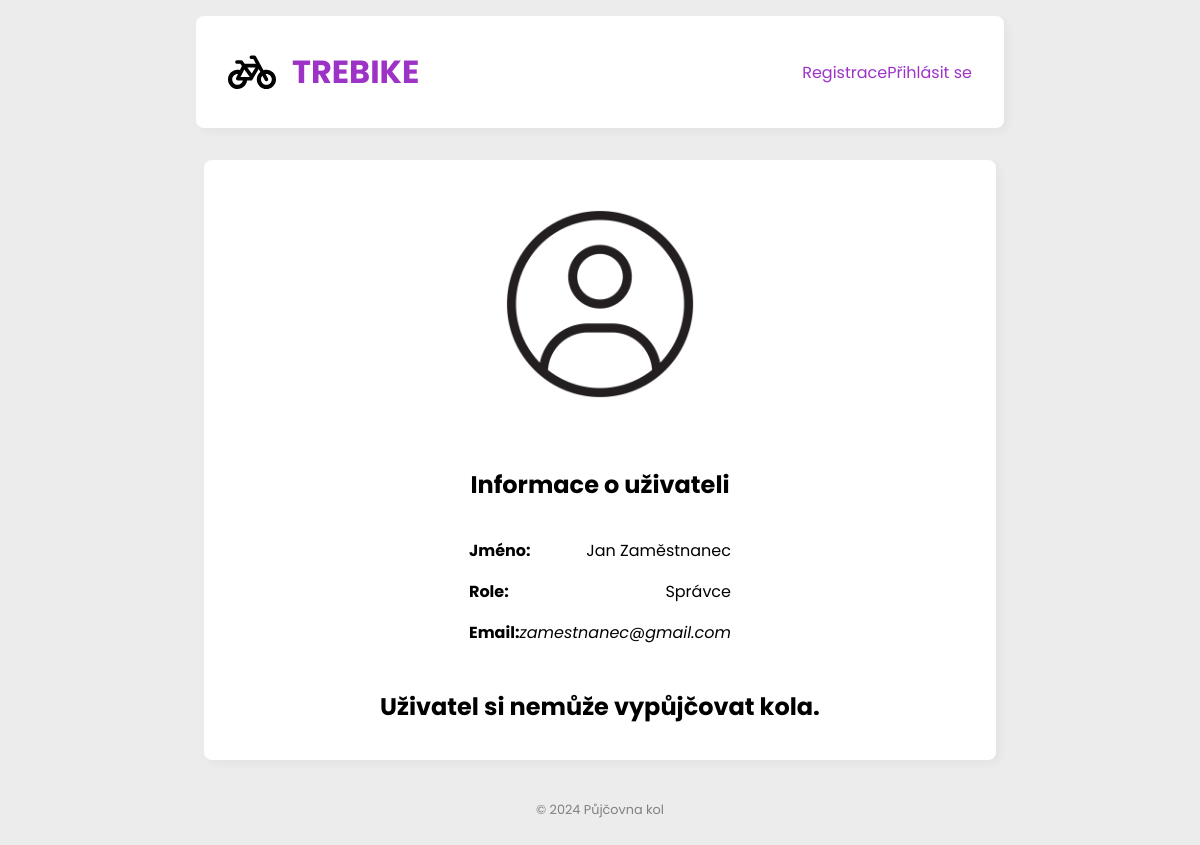
/profile/2, run on an earlier commit of the app's database.
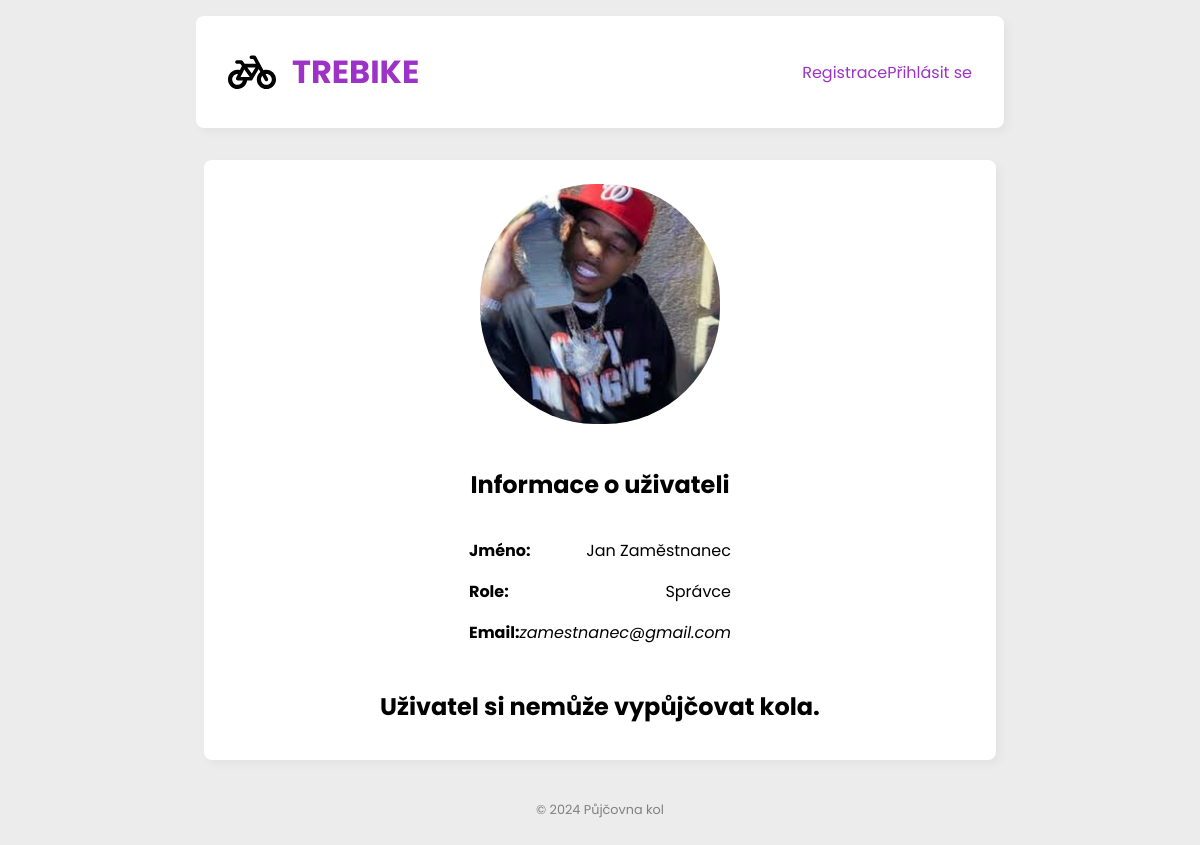
And on a later commit of the database.
### tables this page shows
CREATE TABLE users (
    id INTEGER PRIMARY KEY AUTOINCREMENT,
    first_name VARCHAR NOT NULL,
    last_name VARCHAR NOT NULL,
    email VARCHAR NOT NULL,
    password VARCHAR NOT NULL,
    role INTEGER NOT NULL,
    avatar VARCHAR,
    created_at TIMESTAMP NOT NULL,
    updated_at TIMESTAMP NOT NULL
);

### app.py (the view)
@app.route('/profile/<user_id>')
def view_profile_page(user_id):
    user = UserService.getByID(user_id)
    bikes = BikeEventService.getRentedBikesByID(user_id)
    return render_template("profile.jinja", user=user, bikes=bikes, getReliability=UserService.getReliability)

### app.py (called while the page is built)
@app.before_request
def before_request():
    BikeEventService.check_rents()

### database/database.py (called while the page is built)
def get_db():
    if 'db' not in g:
        project_root = os.path.dirname(os.path.realpath(__file__))
        database_path = os.path.join(project_root, '..', current_app.config['DATABASE'])
        g.db = sqlite3.connect(
            database_path,
            detect_types=sqlite3.PARSE_DECLTYPES
        )
        g.db.row_factory = sqlite3.Row
        g.db.set_trace_callback(print)
    return g.db

### service/bike_event_service.py (called while the page is built, shortened)
    @staticmethod
    def getRentedBikesByID(user_id):
        db = get_db()
        sql = 'SELECT b.name AS bike_name, br.name AS brand_name, date_from, date_to FROM bike_events JOIN bikes b ON bike_events.bike_id = b.id JOIN brands br ON b.brand_id = br.id WHERE user_id=? AND bike_events.type = 1'
        bikes = db.execute(sql, [user_id]).fetchall()
        formatted_bikes = []
        return formatted_bikes

    @staticmethod
    def check_rents():
        db = get_db()
        sql = 'UPDATE bike_events SET status = 2 WHERE date_to < CURRENT_DATE AND (type = 1 OR type = 2) AND status = 1'
        db.execute(sql)
        db.commit()

### templates/profile.jinja (shortened to what this page needs)
{% extends '__main.jinja' %}
{% block content %}
    <div class="main profile-box">
        <div class="box dashboard ">
            <div class="profile">
                <div class="profile-img">
                    <img src="{{ url_for('static', filename='img/' + user.avatar) }}"
                         alt="{{ user.first_name, " ", user.last_name }}">
                </div>
                <div class="profile-info">
                    <h2 class="profile-info-header">
                    <span>Informace o uživateli</span>
                    </h2>
                    <div class="profile-info-div">
                        <p class="profile-info-item">
                            <span>Jméno: </span>
                            {{ user.first_name }} {{ user.last_name }}
                        </p>
                        <p class="profile-info-item">
                            <span>Role: </span>
                            {% if user.role == 0 %}
                                Uživatel
                            {% else %}
                                Správce
                            {% endif %}
                        </p>
                        <p class="profile-info-item">
                            <span>Email: </span>
                            <span class="italic">{{ user.email }}</span>
                        </p>
                    </div>
                </div>
            </div>
            {% if bikes %}
                <h2 class="profile-info-header">Historie vypůjčených kol</h2>
                <table class="table">
                    <tr class="table-header">
                        <td class="header__item">Jméno</td>
                        <td class="header__item">Značka</td>
                        <td class="header__item od">Datum od</td>
                        <td class="header__item do">Datum do</td>
                    </tr>
                    {% for bike in bikes %}
                        <tr class="table-row">
                            <td class="table-data">{{ bike.bike_name }}</td>
                            <td class="table-data">{{ bike.brand_name }}</td>
                            <td class="table-data">{{ bike.date_from }}</td>
                            <td class="table-data">{{ bike.date_to }}</td>
                        </tr>
                    {% endfor %}
                </table>
            {% else %}
                <div class="center">
                    {% if user.role == 0 %}
                        <h2 class="text-center">Uživatel si zatím nevypůjčil žádná kola.</h2>
                    {% else %}
                        <h2 class="text-center">Uživatel si nemůže vypůjčovat kola.</h2>
                    {% endif %}
                </div>
            {% endif %}
        </div>
    </div>
{% endblock %}

What changed in the data, as far as the page shows it:
changed users "Jan": avatar: a different picture
